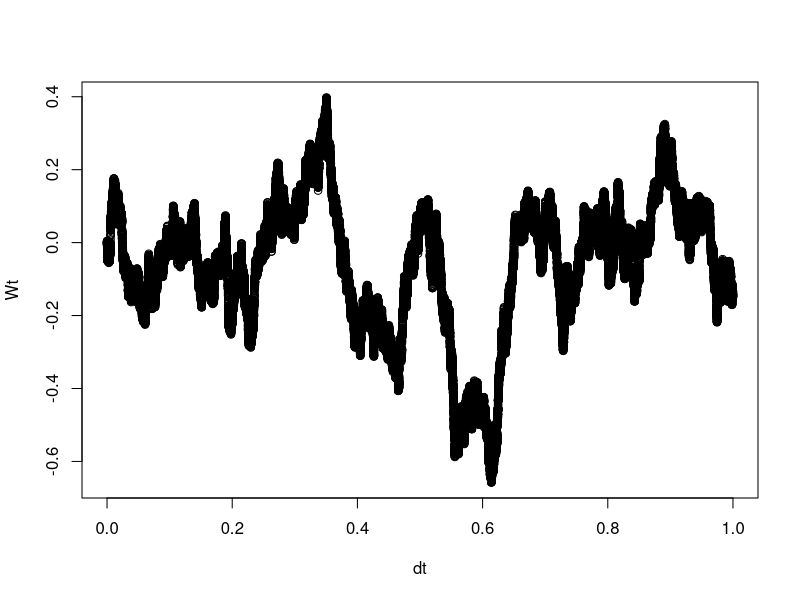

Here is the R script that generated this plot:
#Brownian Bridge Simulation
#set.seed(2)
BB <- function(a, b, t, T, m){
  z <- rnorm(m)
  Wt <- c(a)
  dt <- sort(c(t, runif((m-2), min = t, max = T), T))
  Wt_m = b
  #Wt_mean <- c()
  for(j in 2 : (m-1)){
    Wt_j = Wt[j-1] + (Wt_m - Wt[j-1]) *(dt[j] - dt[j-1])/(T - dt[j-1]) + sqrt((T - dt[j])*(dt[j] - dt[j-1])/(T - dt[j-1])) * z[j]
    Wt <- c(Wt, Wt_j)
  }
  Wt = c(Wt, Wt_m)
  plot(x = dt, y = Wt, type = "b")
  return (Wt)
}

t = 0
T = 1
m = 100000
a = rnorm(1) * sqrt(t)
b = rnorm(1) * sqrt(T)
bb_sim = BB(a, b, t, T, m)
